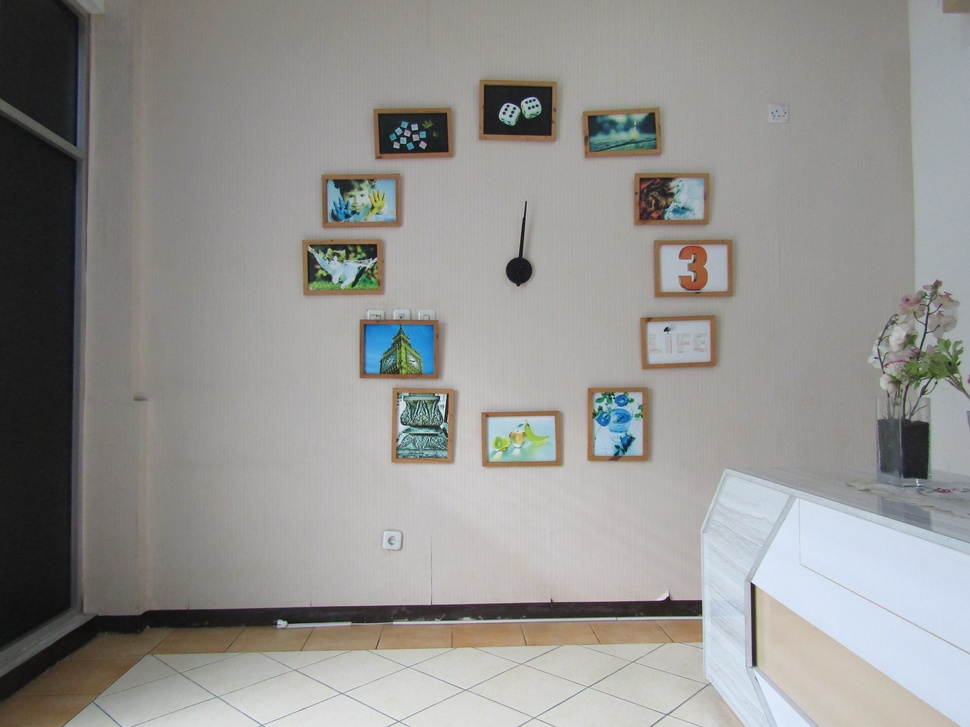
#> input picture image.jpg, 970 x 727 px, shrunk from 5152 x 3864 before the run
$ python Program2.py
#> lines starting #> are read from the running program, lines starting #| are printed output that depends on the picture
import cv2
import numpy as np
from tkinter import Tk, filedialog

# Function to select an image file
def select_image_file():
     root = Tk ()
     root.withdraw()  # Hide the root window
     fille_path = filedialog.askopenfilename(
        filetypes=[("Image Files", ".png;.jpeg;*.jpg")],
        title="Select an Image File"
    )
#> the answer given: ../image.jpg
     return fille_path

# Main script
if __name__ == "__main__":
   # Select an image file
    image_path = select_image_file()
    if not image_path:
        print ("No file selected. Exiting.")
        exit ()

 # Load the selected image
    image = cv2.imread(image_path)
#> image is the input picture: shape (727, 970, 3); mean B, G, R 143.7, 146.2, 147.2
    if image is None:
        print ("Failed to load the image. Exiting.")
        exit ()


#Menampilkan image yang sudah dibaca
cv2.imshow("Logo - blue", image[:,:,0])
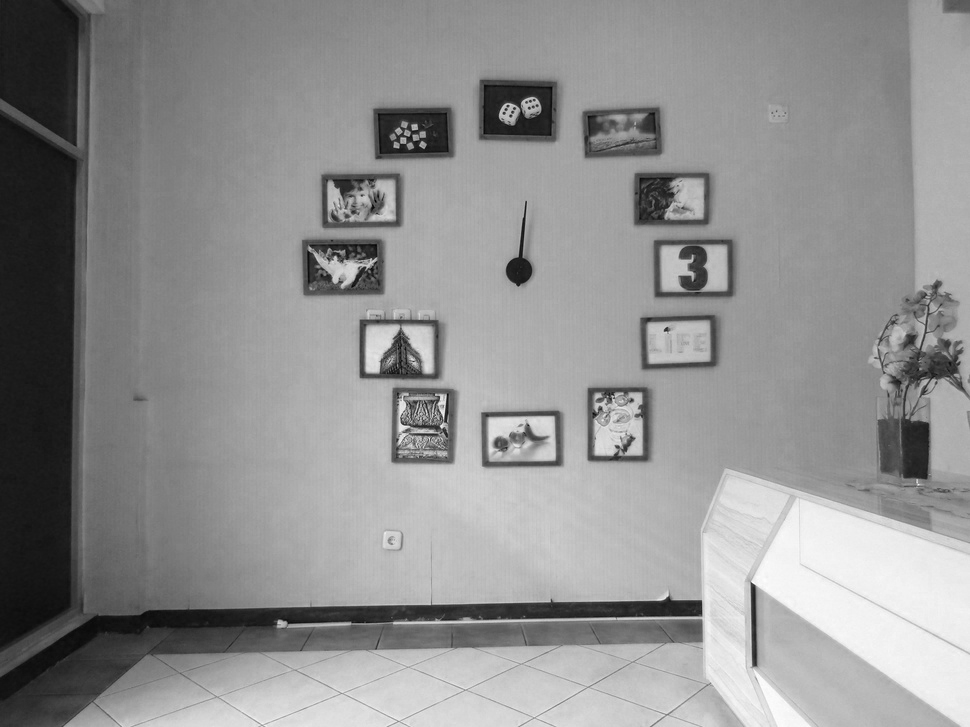
#> window 'Logo - blue': shape (727, 970); min 0, max 255, mean 143.7
cv2.imshow("Logo - green", image[:,:,1])
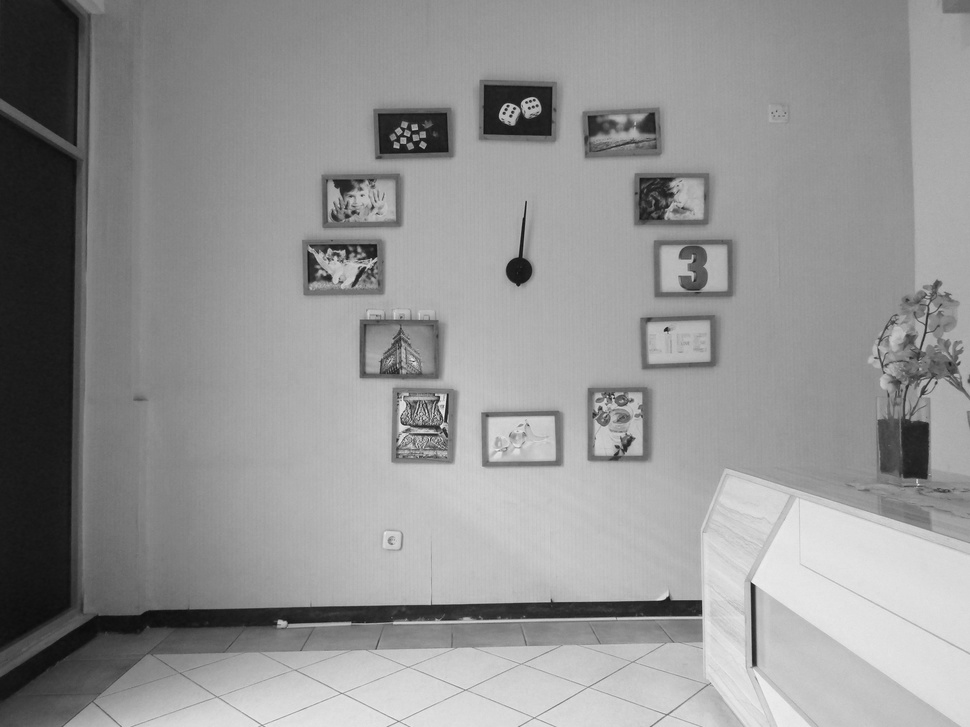
#> window 'Logo - green': shape (727, 970); min 10, max 243, mean 146.2
cv2.imshow("Logo - red", image[:,:,2])
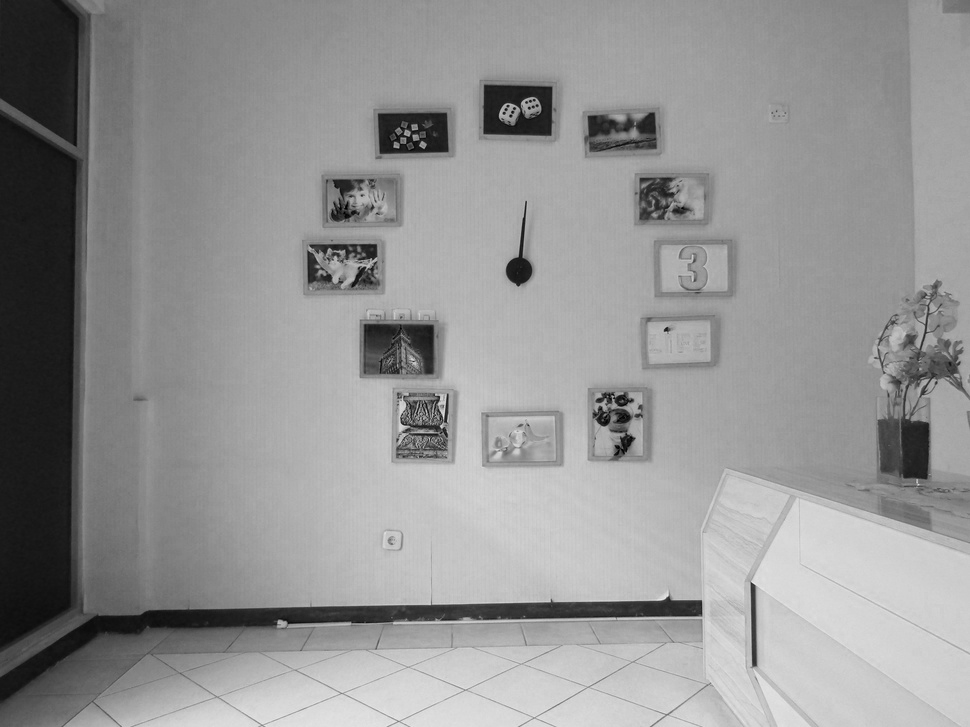
#> window 'Logo - red': shape (727, 970); min 0, max 236, mean 147.2

#Menampilkan matriks dari image
print(image)              #menampilkan semua chanel warna
#> (printed output is left out)
print(image[:,:,0])       #print chanel warna biru
#> (printed output is left out)
print(image[:,:,1])       #print chanel warna hijau
#> (printed output is left out)
print(image[:,:,2])       #print chanel warna merah
#> (printed output is left out)

#Menunggu sampai user menekan tombol
cv2.waitKey()
